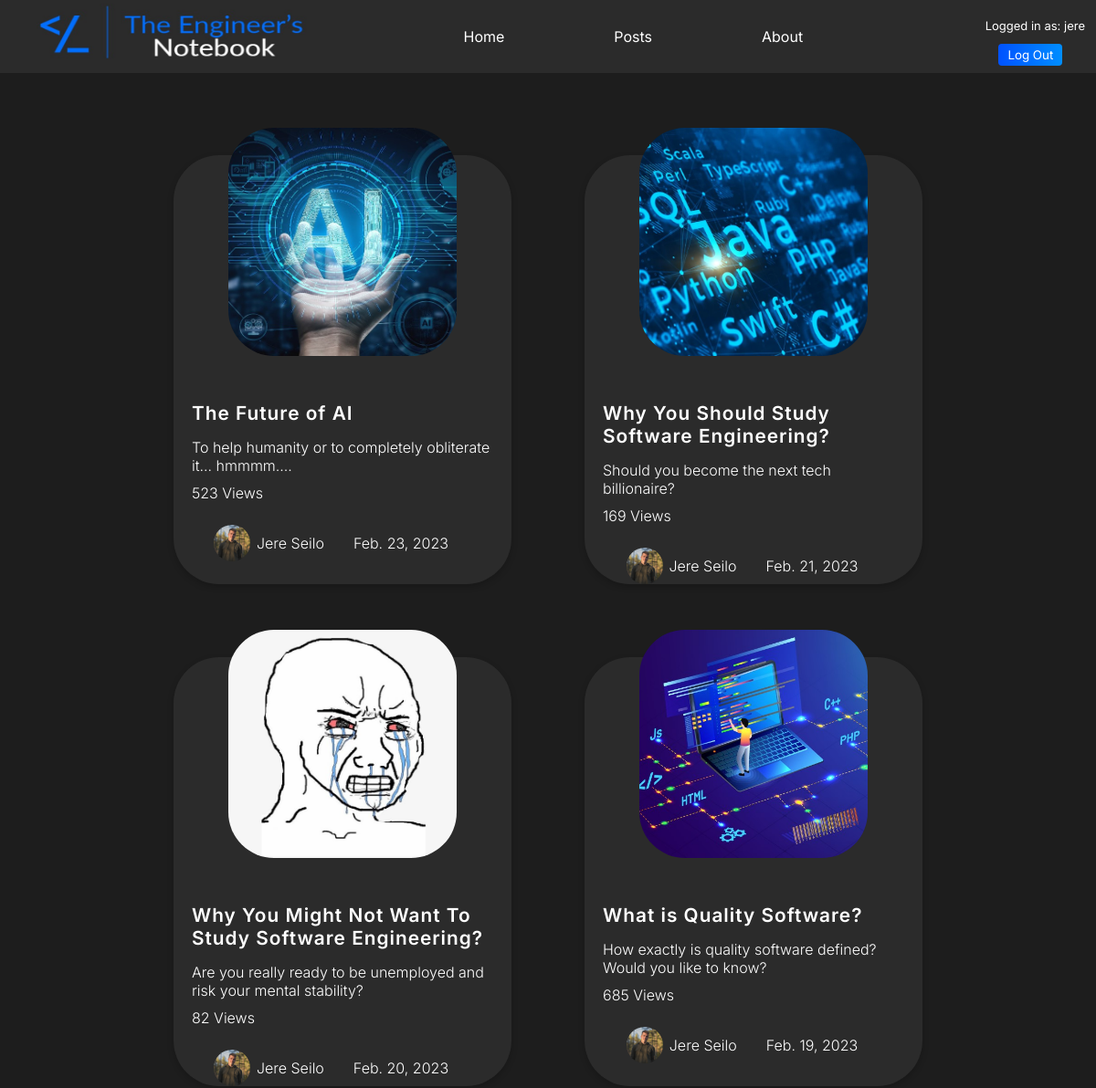
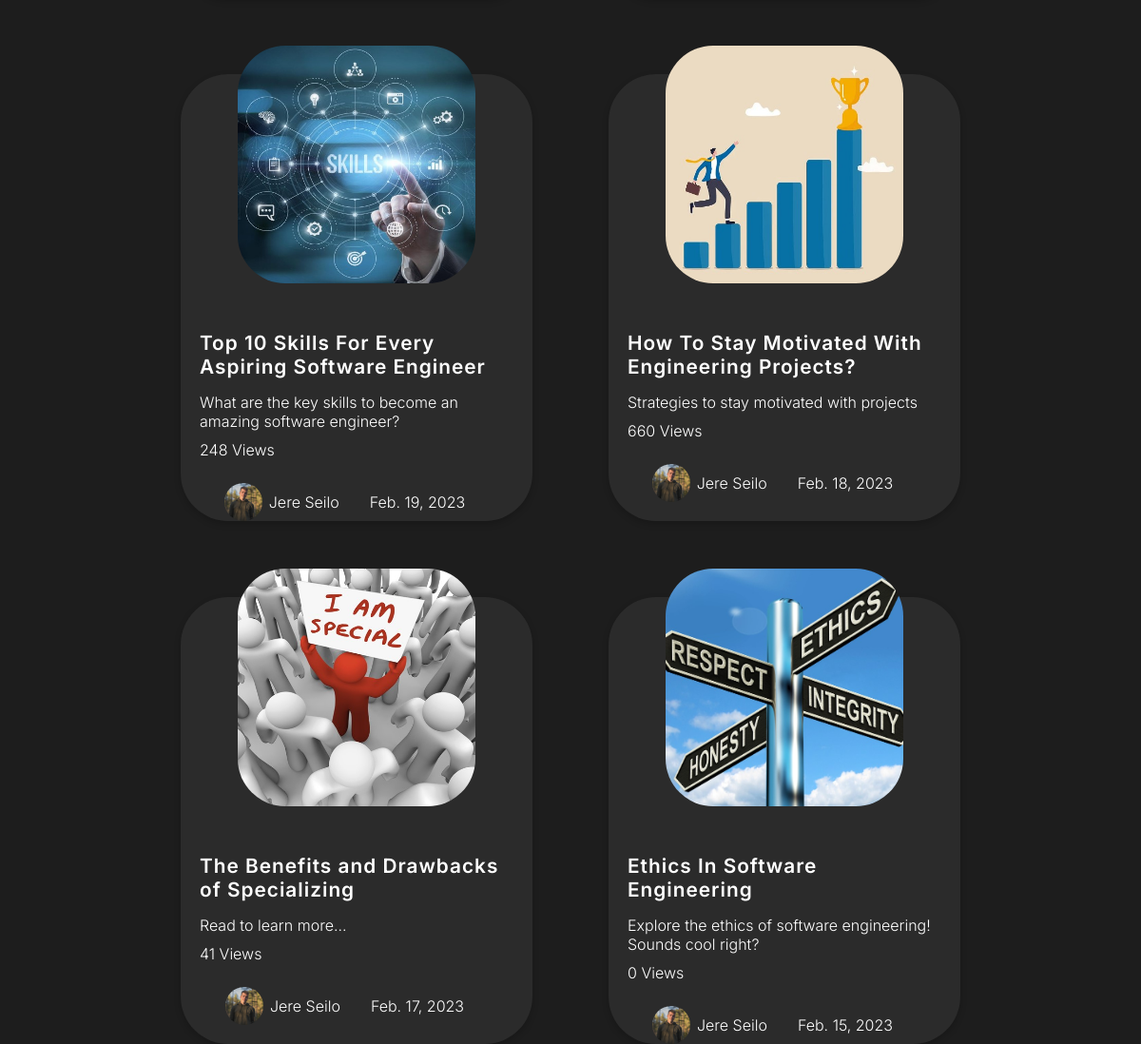
The page /posts (signed in) on the database its author committed (2 pictures, top to bottom).
### blogapp/models.py (models this page shows, shortened)
class Post(models.Model):
    author = models.ForeignKey("Author", on_delete=models.CASCADE)
    title = models.CharField(max_length=80)
    intro = models.CharField(max_length=100)
    image = models.ImageField(upload_to="images")
    text = models.TextField()
    date = models.DateField(default=timezone.now)
    views = models.IntegerField(default=0)
    slug = models.SlugField(unique=True)

class Author(models.Model):
    firstname = models.CharField(max_length=50)
    lastname = models.CharField(max_length=50)
    profilepic = models.ImageField(upload_to="images")
    def __str__(self):
        return (f"{self.firstname}  {self.lastname}")

### blogapp/views.py (the view)
# urls.py: path("posts", views.posts, name="posts"),
def posts(request):
    posts = Post.objects.order_by('-date')
    return render(request, "blogapp/posts.html", {"posts":posts})

### blogapp/templates/blogapp/posts.html (shortened to what this page needs)
{% extends 'base.html' %}
{% load static %}
{% block css_url%}{% static 'blogapp/posts.css' %}{% endblock css_url%}
{% block nav_css %}{% static 'nav.css' %}{% endblock nav_css %}
{% block content %}
{% include "nav.html" %}
<div class="main">
    {% for post in posts %}
    <a href="{% url 'postdetail' post.slug %}">
    <div class="smallpost">
        <div class="imagediv"><img class="im" src={{post.image.url}}></div>
       <h3>{{post.title}}</h3>
       <p>{{post.intro}}</p>
    </a>
       <p class="views">{{post.views}} Views</p>
       <div class="written">
            <img id="pp" src={{post.author.profilepic.url}}>
            <p>{{post.author}}</p>
            <p>{{post.date}}</p>
       </div>
    </div>
    {% endfor %}
{% endblock content %}

### templates/nav.html
{% load static %}
<nav>
    <div class="logo">
      <a href={% url 'frontpage' %}><img src={% static 'logo.jpg' %}></a>
    </div>
    <ul class="nav-links">
        <li><a href="{%url "frontpage"%}">Home</a></li>
        <li><a href="{% url "posts" %}">Posts</a></li>
        <li><a href="{% url "about" %}">About</a></li>
    </ul>
    <label class="login">
      {% if user.is_authenticated %}
      <p>Logged in as:  {{user.username}}</p>
      <a href="{% url 'logout' %}"><button type="button">Log Out</button></a>
      {% else %}
      <a href="{% url 'login' %}"><button type="button">Login</button></a>
      {% endif %}
    </label>
  </nav>

### blogapp/static/blogapp/posts.css (style rules this page uses)
* { margin: 0; padding: 0; }
body { background-color: #1d1d1d; height: 100vh; }
.main { height: 90vh; width: 100%; background-color: #1d1d1d; display: flex; flex-wrap: wrap; align-items: center; justify-content: center; padding-top: 50px; }
.smallpost { padding: 20px; height: 430px; width: 330px; margin: 40px; background-color: #2b2b2b; border-radius: 50px; box-shadow: rgba(0, 0, 0, 0.2) 0px 3px 7px 0px; }
.im { min-width: 250px; min-height: 250px; max-width: 250px; max-height: 250px; border-radius: 20%; }
.imagediv { display: flex; justify-content: center; position: relative; bottom: 50px; }
.smallpost h3 { color: white; font-family: 'Inter', sans-serif; font-weight: 600; font-size: 1.3rem; letter-spacing: 1px; margin-bottom: 15px; }
.smallpost p { color: white; font-family: 'Inter', sans-serif; font-size: 1rem; font-weight: 300; }
.written { display: flex; justify-content: center; top: 0px; margin-top: 25px; margin-bottom: 5px; align-items: center; }
.written p { padding-left: 7px; padding-right: 25px; }
#pp { height: 40px; width: 40px; border-radius: 50%; }
.views { padding-top: 10px; font-size: 0.8rem; }
.smallpost a { text-decoration: none; }

### static/nav.css (style rules this page uses)
@media (max-width:1200px) { .nav-links { margin-right: 20px !important; } }
nav { height: 10vh; width: 100%; display: flex; align-items: center; background-color: #2b2b2b; color: #fff; }
.logo img { width: 300px; height: auto; margin-left: 40px; max-height: 10vh; }
.nav-links { display: flex; justify-content: center; list-style: none; margin-right: 240px; flex-grow: 1; }
.nav-links li { margin: 0 10px; }
.nav-links a { color: #fff; text-decoration: none; font-family: 'Inter', sans-serif; padding: 50px; }
.login button { margin-right: 10px; padding: 4px 10px; border-radius: 4px; border: none; background: linear-gradient(90deg, rgba(2,0,36,1) 0%, rgba(0,82,255,1) 0%, rgba(0,142,255,1) 100%); font-family: 'Inter', sans-serif; color: #fff; }
.login { display: flex; flex-direction: column; align-items: center; }
.login p { font-family:'Inter', sans-serif; font-size: 13px; margin: 12px; }

### rows shown on the page
Post: image (picture), title "The Future of AI", intro "To help humanity or to completely obliterate it... hmmmm....", views "523", author.profilepic (picture), author "Jere Seilo", date "Feb. 23, 2023"
Post: image (picture), title "Why You Should Study Software Engineering?", intro "Should you become the next tech billionaire?", views "169", author.profilepic (picture), author "Jere Seilo", date "Feb. 21, 2023"
Post: image (picture), title "Why You Might Not Want To Study Software Engineering?", intro "Are you really ready to be unemployed and risk your mental stability?", views "82", author.profilepic (picture), author "Jere Seilo", date "Feb. 20, 2023"
Post: image (picture), title "What is Quality Software?", intro "How exactly is quality software defined? Would you like to know?", views "685", author.profilepic (picture), author "Jere Seilo", date "Feb. 19, 2023"
Post: image (picture), title "Top 10 Skills For Every Aspiring Software Engineer", intro "What are the key skills to become an amazing software engineer?", views "248", author.profilepic (picture), author "Jere Seilo", date "Feb. 19, 2023"
Post: image (picture), title "How To Stay Motivated With Engineering Projects?", intro "Strategies to stay motivated with projects", views "660", author.profilepic (picture), author "Jere Seilo", date "Feb. 18, 2023"
Post: image (picture), title "The Benefits and Drawbacks of Specializing", intro "Read to learn more...", views "41", author.profilepic (picture), author "Jere Seilo", date "Feb. 17, 2023"
Post: image (picture), title "Ethics In Software Engineering", intro "Explore the ethics of software engineering! Sounds cool right?", views "0", author.profilepic (picture), author "Jere Seilo", date "Feb. 15, 2023"

### other values the page prints
{{ user.username }} "jere"
